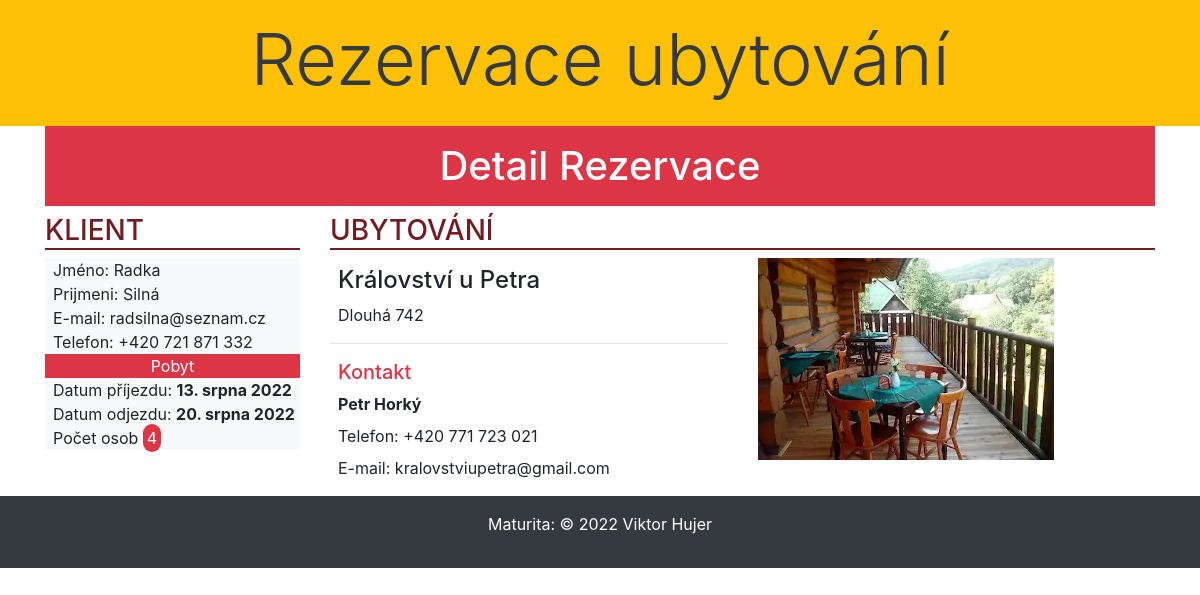
The app's page /rezervace/seznam/8 with its own data.
### rezervace/models.py (models this page shows, shortened)
class Rezervace(models.Model):
    klient = models.ForeignKey('Klient', on_delete=models.CASCADE, verbose_name='Jméno klienta')
    ubytovani = models.ForeignKey('Ubytovani', on_delete=models.CASCADE, verbose_name='Název ubytování')
    zacatek_pobytu = models.DateField(auto_now=False, auto_now_add=False, verbose_name='Začátek pobytu', help_text='Zadejte datum začátku pobytu')
    konec_pobytu = models.DateField(auto_now=False, auto_now_add=False, verbose_name='Konec pobytu', help_text='Zadejte datum konce pobytu')
    pocet_osob = models.PositiveIntegerField(validators=[MinValueValidator(1), MaxValueValidator(9)],verbose_name='Počet osob', help_text='Zadejte požadovaný počet ubytovaných osob (max. 9)')
    info = models.TextField(blank=True, verbose_name='Informace od klienta', help_text='Zde můžete zadat další informace nebo požadavky')
    class Meta:
        ordering = ['zacatek_pobytu', 'klient']
        verbose_name = 'Rezervace'
        verbose_name_plural = 'Rezervace'

class Klient(models.Model):
    jmeno = models.CharField(max_length=50, verbose_name='Jméno klienta', help_text='Zadejte jméno klienta',
                             error_messages={'blank': 'Jméno klienta musí být vyplněno'})
    prijmeni = models.CharField(max_length=50, verbose_name='Příjmení klienta', help_text='Zadejte příjmení klienta',
                                error_messages={'blank': 'Příjmení klienta musí být vyplněno'})
    email = models.EmailField(unique=True, verbose_name='Email klienta', help_text='Zadejte e-mail klienta',
                              error_messages={'unique': 'E-mailová adresa musí být jedinečná', 'invalid': 'Neplatná e-mailová adresa',
                                              'blank': 'Pole nesmí být prázdné'})
    telefon = models.CharField(max_length=16, verbose_name='Telefon klienta', help_text='Zadejte telefon v podobě: +420 777 777 777',
                               blank=True, validators=[TELEFON_REGEX])
    class Meta:
        ordering = ['prijmeni', 'jmeno']
        verbose_name = 'Klient'
        verbose_name_plural = 'Klienti'

class Ubytovani(models.Model):
    oznaceni = models.CharField(max_length=100, verbose_name='Označení ubytování', help_text='Zadejte vhodné označení ubytování')
    adresa = models.CharField(max_length=100, verbose_name='Adresa', help_text='Zadejte ulici a číslo popisné (orientační)')
    misto = models.CharField(max_length=50, verbose_name='Město/obec', help_text='Zadejte název města nebo obce')
    psc = models.PositiveIntegerField(verbose_name='PSČ', help_text='Zadejte poštovní směrovací číslo (bez mezery)', validators=[PSC_REGEX])
    kontakt = models.CharField(max_length=50, verbose_name='Kontaktní osoba', help_text='Zadejte jméno a příjmení kontaktní osoby')
    telefon = models.CharField(max_length=16, verbose_name='Telefon', validators=[TELEFON_REGEX],
                               help_text='Zadejte telefon v podobě: +420 777 777 777',
                               error_messages={'blank': 'Telefonní číslo musí být vyplněno'})
    email = models.EmailField(unique=True, verbose_name='Email', help_text='Zadejte e-mail ubytování (kontaktní osoby)',
                              error_messages={'unique': 'E-mailová adresa musí být jedinečná', 'invalid':'Neplatná e-mailová adresa',
                                              'blank': 'Pole nesmí být prázdné'})
    popis = models.TextField(verbose_name='Popis ubytování', help_text='Zadejte podrobnější informace o ubytování')
    pocet_pokoju = models.PositiveSmallIntegerField(verbose_name='Počet pokojů', help_text='Zadejte číselný údaj o počtu pokojů')
    vybaveni = models.ManyToManyField(Vybaveni)
    class Meta:
        ordering = ['oznaceni']
        verbose_name = 'Ubytování'
        verbose_name_plural = 'Ubytování'

class Foto(models.Model):
    fotka = models.ImageField(upload_to=get_image_path, verbose_name='Fotografie')
    ubytovani = models.ForeignKey('Ubytovani', null=True, on_delete=models.SET_NULL, verbose_name='Název ubytování')
    popis = models.CharField(max_length=200, verbose_name='Popis fotky')
    class Meta:
        ordering = ['popis']
        verbose_name = 'Foto'
        verbose_name_plural = 'Fota'

### rezervace/views.py (the view, shortened to what this page needs)
# urls.py: path('seznam/<int:pk>', views.seznamDetailView.as_view(), name='seznam_detail'),
class seznamDetailView(DetailView):
    model = Rezervace
    context_object_name = 'rezervace_context2'
    template_name = 'list/rezervace_detail.html'

### rezervace/templates/list/rezervace_detail.html
{% extends 'base.html' %}
{% load static %}
{% block content %}
    <h1 class="bg-danger text-white text-capitalize text-center p-3">Detail rezervace</h1>
    <div class="row  mb-2">
        <div class="col-md-3">
            <h3>Klient</h3>
            <div class="bg-light">
                <div class="ml-2">Jméno: {{ rezervace_context2.klient.jmeno }}</div>
                <div class="ml-2">Prijmeni: {{ rezervace_context2.klient.prijmeni }}</div>
                <div class="ml-2">E-mail: {{ rezervace_context2.klient.email }}</div>
                <div class="ml-2">Telefon: {{ rezervace_context2.klient.telefon }}</div>
                <div class="bg-danger pd-3 text-center"><span class="text-white ">Pobyt</span></div>
                <div class="ml-2">Datum příjezdu: <strong>{{ rezervace_context2.zacatek_pobytu }}</strong></div>
                <div class="ml-2">Datum odjezdu: <strong>{{ rezervace_context2.konec_pobytu }}</strong></div>
                <div class="ml-2">Počet osob <span class="bg-danger rounded-pill text-white p-1">{{ rezervace_context2.pocet_osob }}</span></div>
            </div>
        </div>
        <div class="col-md-9">
            <h3>Ubytování</h3>
            <div class="row">
                <div class="col-md-6 text-left">
                    <h4 class="m-2">{{ rezervace_context2.ubytovani.oznaceni }}</h4>
                    <div class="m-2">{{ rezervace_context2.ubytovani.adresa }}</div>
                     <hr>
                    <h5 class="text-danger m-2">Kontakt</h5>
                    <div class="m-2"><strong>{{ rezervace_context2.ubytovani.kontakt }}</strong></div>
                    <div class="m-2">Telefon: {{ rezervace_context2.ubytovani.telefon }}</div>
                    <div class="m-2">E-mail: {{ rezervace_context2.ubytovani.email}}</div>
                </div>
                <div class="col-md-6">
                    <img class="img-fluid" src="{{ rezervace_context2.ubytovani.foto_set.first.fotka.url }}">
                </div>
            </div>
        </div>
    </div>
{% endblock %}

### rezervace/static/css/styles.css (style rules this page uses)
h3 { text-transform: uppercase; color: #721c24; border-bottom: 2px solid #721c24; }

### records on screen
Rezervace: klient.jmeno "Radka", klient.prijmeni "Silná", klient.email "radsilna@seznam.cz", klient.telefon "+420 721 871 332", zacatek_pobytu "13. srpna 2022", konec_pobytu "20. srpna 2022", pocet_osob "4", ubytovani.oznaceni "Království u Petra", ubytovani.adresa "Dlouhá 742", ubytovani.kontakt "Petr Horký", ubytovani.telefon "+420 771 723 021", ubytovani.email "kralovstviupetra@gmail.com", ubytovani.foto_set.first.fotka (picture)
